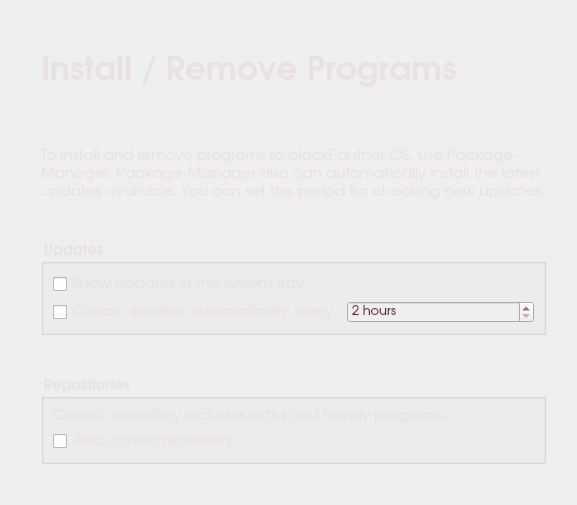
<?xml version="1.0" encoding="UTF-8"?>
<ui version="4.0">
 <class>packageWidget</class>
 <widget class="QWidget" name="packageWidget">
  <property name="geometry">
   <rect>
    <x>0</x>
    <y>0</y>
    <width>577</width>
    <height>505</height>
   </rect>
  </property>
  <property name="windowTitle">
   <string>Packages</string>
  </property>
  <property name="styleSheet">
   <string>color: rgb(234, 225, 228);</string>
  </property>
  <layout class="QGridLayout" name="gridLayout">
   <item row="5" column="1">
    <layout class="QVBoxLayout" name="verticalLayout_3">
     <item>
      <widget class="QGroupBox" name="groupBoxUpdates">
       <property name="sizePolicy">
        <sizepolicy hsizetype="Expanding" vsizetype="Preferred">
         <horstretch>0</horstretch>
         <verstretch>0</verstretch>
        </sizepolicy>
       </property>
       <property name="font">
        <font>
         <family>URW Gothic L</family>
         <pointsize>11</pointsize>
         <weight>75</weight>
         <bold>true</bold>
        </font>
       </property>
       <property name="styleSheet">
        <string notr="true">color: rgb(234, 225, 228);</string>
       </property>
       <property name="title">
        <string>Updates</string>
       </property>
       <property name="flat">
        <bool>true</bool>
       </property>
       <layout class="QVBoxLayout" name="verticalLayout">
        <item>
         <widget class="QCheckBox" name="showTray">
          <property name="font">
           <font>
            <family>URW Gothic L</family>
            <pointsize>11</pointsize>
           </font>
          </property>
          <property name="styleSheet">
           <string notr="true"/>
          </property>
          <property name="text">
           <string>Show updates in the system tray</string>
          </property>
         </widget>
        </item>
        <item>
         <layout class="QHBoxLayout" name="horizontalLayout">
          <item>
           <widget class="QCheckBox" name="checkUpdate">
            <property name="font">
             <font>
              <family>URW Gothic L</family>
              <pointsize>11</pointsize>
             </font>
            </property>
            <property name="styleSheet">
             <string notr="true"/>
            </property>
            <property name="text">
             <string>Check updates automatically every</string>
            </property>
           </widget>
          </item>
          <item>
           <widget class="QSpinBox" name="updateInterval">
            <property name="enabled">
             <bool>false</bool>
            </property>
            <property name="font">
             <font>
              <family>URW Gothic L</family>
              <pointsize>10</pointsize>
             </font>
            </property>
            <property name="styleSheet">
             <string>color: #642437;</string>
            </property>
            <property name="suffix">
             <string> hours</string>
            </property>
            <property name="minimum">
             <number>2</number>
            </property>
           </widget>
          </item>
         </layout>
        </item>
       </layout>
      </widget>
     </item>
    </layout>
   </item>
   <item row="7" column="1">
    <layout class="QVBoxLayout" name="verticalLayout_4">
     <item>
      <widget class="QGroupBox" name="groupBoxRepo">
       <property name="font">
        <font>
         <family>URW Gothic L</family>
         <pointsize>11</pointsize>
         <weight>75</weight>
         <bold>true</bold>
        </font>
       </property>
       <property name="styleSheet">
        <string notr="true">color: rgb(234, 225, 228);</string>
       </property>
       <property name="title">
        <string>Repositories</string>
       </property>
       <property name="flat">
        <bool>true</bool>
       </property>
       <layout class="QVBoxLayout" name="verticalLayout_2">
        <item>
         <widget class="QLabel" name="label_3">
          <property name="font">
           <font>
            <family>URW Gothic L</family>
            <pointsize>11</pointsize>
           </font>
          </property>
          <property name="styleSheet">
           <string notr="true"/>
          </property>
          <property name="text">
           <string>Contrib repository includes extra and handy programs.</string>
          </property>
         </widget>
        </item>
        <item>
         <widget class="QCheckBox" name="checkBoxContrib">
          <property name="font">
           <font>
            <family>URW Gothic L</family>
            <pointsize>11</pointsize>
           </font>
          </property>
          <property name="styleSheet">
           <string notr="true"/>
          </property>
          <property name="text">
           <string>Add contrib repository</string>
          </property>
         </widget>
        </item>
       </layout>
      </widget>
     </item>
    </layout>
   </item>
   <item row="3" column="1">
    <layout class="QHBoxLayout" name="horizontalLayout_2">
     <item>
      <widget class="QLabel" name="labelProfilerIntro">
       <property name="minimumSize">
        <size>
         <width>300</width>
         <height>0</height>
        </size>
       </property>
       <property name="font">
        <font>
         <family>URW Gothic L</family>
         <pointsize>11</pointsize>
        </font>
       </property>
       <property name="styleSheet">
        <string notr="true"/>
       </property>
       <property name="frameShadow">
        <enum>QFrame::Raised</enum>
       </property>
       <property name="text">
        <string>To install and remove programs to blackPanther OS, use Package-Manager. Package-Manager also can automatically install the latest updates available. You can set the period for checking new updates.</string>
       </property>
       <property name="wordWrap">
        <bool>true</bool>
       </property>
      </widget>
     </item>
    </layout>
   </item>
   <item row="5" column="0">
    <spacer name="horizontalSpacer_3">
     <property name="orientation">
      <enum>Qt::Horizontal</enum>
     </property>
     <property name="sizeType">
      <enum>QSizePolicy::Fixed</enum>
     </property>
     <property name="sizeHint" stdset="0">
      <size>
       <width>30</width>
       <height>20</height>
      </size>
     </property>
    </spacer>
   </item>
   <item row="5" column="2">
    <spacer name="horizontalSpacer_4">
     <property name="orientation">
      <enum>Qt::Horizontal</enum>
     </property>
     <property name="sizeType">
      <enum>QSizePolicy::Fixed</enum>
     </property>
     <property name="sizeHint" stdset="0">
      <size>
       <width>20</width>
       <height>20</height>
      </size>
     </property>
    </spacer>
   </item>
   <item row="0" column="1">
    <spacer name="verticalSpacer_3">
     <property name="orientation">
      <enum>Qt::Vertical</enum>
     </property>
     <property name="sizeType">
      <enum>QSizePolicy::Expanding</enum>
     </property>
     <property name="sizeHint" stdset="0">
      <size>
       <width>20</width>
       <height>20</height>
      </size>
     </property>
    </spacer>
   </item>
   <item row="9" column="1">
    <spacer name="verticalSpacer_4">
     <property name="orientation">
      <enum>Qt::Vertical</enum>
     </property>
     <property name="sizeType">
      <enum>QSizePolicy::Expanding</enum>
     </property>
     <property name="sizeHint" stdset="0">
      <size>
       <width>20</width>
       <height>20</height>
      </size>
     </property>
    </spacer>
   </item>
   <item row="2" column="1">
    <spacer name="verticalSpacer_5">
     <property name="orientation">
      <enum>Qt::Vertical</enum>
     </property>
     <property name="sizeType">
      <enum>QSizePolicy::Fixed</enum>
     </property>
     <property name="sizeHint" stdset="0">
      <size>
       <width>20</width>
       <height>50</height>
      </size>
     </property>
    </spacer>
   </item>
   <item row="1" column="1">
    <widget class="QLabel" name="label">
     <property name="sizePolicy">
      <sizepolicy hsizetype="Fixed" vsizetype="Fixed">
       <horstretch>0</horstretch>
       <verstretch>0</verstretch>
      </sizepolicy>
     </property>
     <property name="minimumSize">
      <size>
       <width>0</width>
       <height>50</height>
      </size>
     </property>
     <property name="font">
      <font>
       <family>URW Gothic L</family>
       <pointsize>25</pointsize>
       <weight>75</weight>
       <bold>true</bold>
      </font>
     </property>
     <property name="styleSheet">
      <string/>
     </property>
     <property name="text">
      <string>Install / Remove Programs</string>
     </property>
    </widget>
   </item>
   <item row="4" column="1">
    <spacer name="verticalSpacer_6">
     <property name="orientation">
      <enum>Qt::Vertical</enum>
     </property>
     <property name="sizeType">
      <enum>QSizePolicy::Fixed</enum>
     </property>
     <property name="sizeHint" stdset="0">
      <size>
       <width>20</width>
       <height>30</height>
      </size>
     </property>
    </spacer>
   </item>
   <item row="6" column="1">
    <spacer name="verticalSpacer_7">
     <property name="orientation">
      <enum>Qt::Vertical</enum>
     </property>
     <property name="sizeType">
      <enum>QSizePolicy::Fixed</enum>
     </property>
     <property name="sizeHint" stdset="0">
      <size>
       <width>20</width>
       <height>30</height>
      </size>
     </property>
    </spacer>
   </item>
  </layout>
 </widget>
 <resources/>
 <connections/>
</ui>
